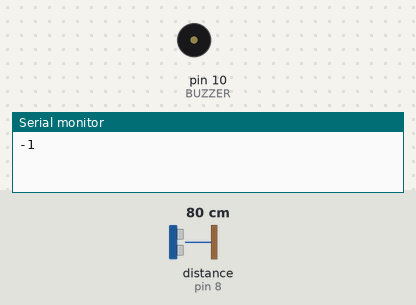
Recording of a sketch running on a simulated Arduino Uno, built with avr-gcc and run on an emulated ATmega328P. On the bench: buzzer (waves = sounding), the last lines printed to the serial monitor. The test bench sets the inputs (shaded band); at power-on: distance to the obstacle (sensor on pin 8) 80 cm. The echo pulse lasts 58.3 µs per cm.

Above: at 1.2 s.
1.3 s: distance to the obstacle (sensor on pin 8) set to 44 cm
2.8 s: distance to the obstacle (sensor on pin 8) set to 37 cm
At 2.88 s:
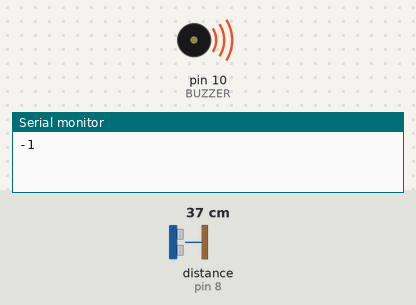
5.8 s: distance to the obstacle (sensor on pin 8) set to 2 cm
At 6.5 s:
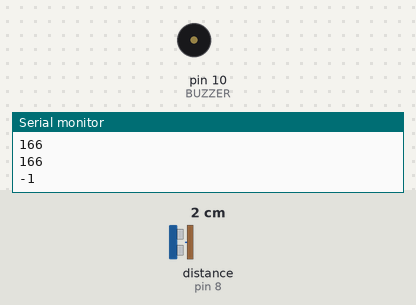
7.3 s: distance to the obstacle (sensor on pin 8) set to 18 cm
At 8.3 s:
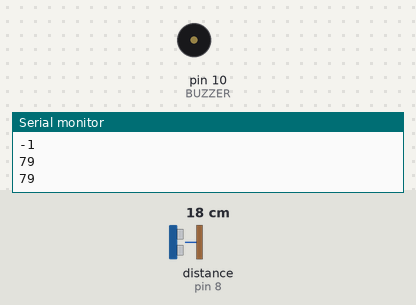
Timing chart, 0 to 11.3 s (numbered marks = the images above; inputs shaded):
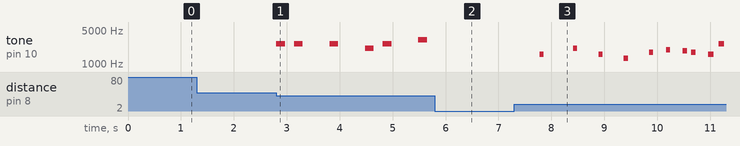

The sketch:

conductor_supermario.ino
```cpp
#include <Buzzer.h>
#include <HCSR04.h>

#define TRIG 9
#define ECHO 8
#define BUZZER 10

#define DIST_MIN 5
#define DIST_MAX 40
#define NOTE_MIN 20
#define NOTE_MAX 180

Buzzer buzzer(BUZZER);
UltraSonicDistanceSensor distanceSensor(TRIG, ECHO); // initialize sensor

void setup()
{
  Serial.begin(9600);
  pinMode(TRIG, OUTPUT);
  pinMode(ECHO, INPUT);
  pinMode(BUZZER, OUTPUT);
}

int noteDuration = 80;

int notes[] = {
  NOTE_E7, NOTE_E7, 0, NOTE_E7, 0, NOTE_C7, NOTE_E7, 0, NOTE_G7, 0,
  NOTE_G6, 0, NOTE_C7, 0, NOTE_G6, 0, NOTE_E6, 0, NOTE_A6, 0,
  NOTE_B6, 0, NOTE_AS6, NOTE_A6, 0, NOTE_G6, NOTE_E7, NOTE_G7, NOTE_A7, 0,
  NOTE_F7, NOTE_G7, 0, NOTE_E7, 0, NOTE_C7, NOTE_D7, NOTE_B6, 0,
  NOTE_C7, 0, NOTE_G6, 0, NOTE_E6, 0, NOTE_A6, 0,
  NOTE_B6, 0, NOTE_AS6, NOTE_A6, 0, NOTE_G6, NOTE_E7, NOTE_G7, NOTE_A7, 0,
  NOTE_F7, NOTE_G7, 0, NOTE_E7, 0, NOTE_C7, NOTE_D7, NOTE_B6, 0
};

float durationScalars[] = {
  1, 1, 1, 1, 1, 1, 1, 1, 1, 3,
  1, 3, 1, 2, 1, 2, 1, 2, 1, 1,
  1, 1, 1, 1, 1, 1.25, 1.25, 1.25, 1, 1,
  1, 1, 1, 1, 1, 1, 1, 1, 2,
  1, 2, 1, 2, 1, 1, 1, 1,
  1, 1, 1, 1, 1, 1.25, 1.25, 1.25, 1, 1,
  1, 1, 1, 1, 1, 1, 1, 1, 2
};

int newNoteDuration()
{
  int cm = distanceSensor.measureDistanceCm();
  if (cm < DIST_MIN || cm > DIST_MAX) return -1;
  return map(cm, DIST_MIN, DIST_MAX, NOTE_MIN, NOTE_MAX);

}

void loop() {
  buzzer.begin(100);

  int numNotes = sizeof(notes) / sizeof(notes[0]);
  for (int i = 0; i < numNotes; i++) {
    noteDuration = newNoteDuration();
    Serial.println(noteDuration);

    while (noteDuration == -1) noteDuration = newNoteDuration(); // wait until you move your hand back

    buzzer.sound(notes[i], (int)(noteDuration * durationScalars[i]));
  }

  buzzer.end(10);
}
```

Measured:
- the behaviour switches between 41 and 40 cm on distance to the obstacle (sensor on pin 8) (found by bisection; images 0 and 1)
- after the input at 1.3 s, every drawn part: stays the same
- after the input at 2.8 s, tone on pin 10 (BUZZER): plays 2637 Hz for 0.17 s, 2637 Hz for 0.17 s, 2637 Hz for 0.17 s, 2093 Hz for 0.17 s, 2637 Hz for 0.17 s, 3136 Hz for 0.17 s, starting at once
- after the input at 5.8 s, tone on pin 10 (BUZZER): stays silent (without the input it goes to 1568 Hz after 1.0 s)
- after the input at 7.3 s, tone on pin 10 (BUZZER): plays 1568 Hz for 0.08 s, 2093 Hz for 0.08 s, 1568 Hz for 0.08 s, 1319 Hz for 0.08 s, 1760 Hz for 0.08 s, 1976 Hz for 0.08 s … (10 notes in this stretch), starting after 0.48 s
